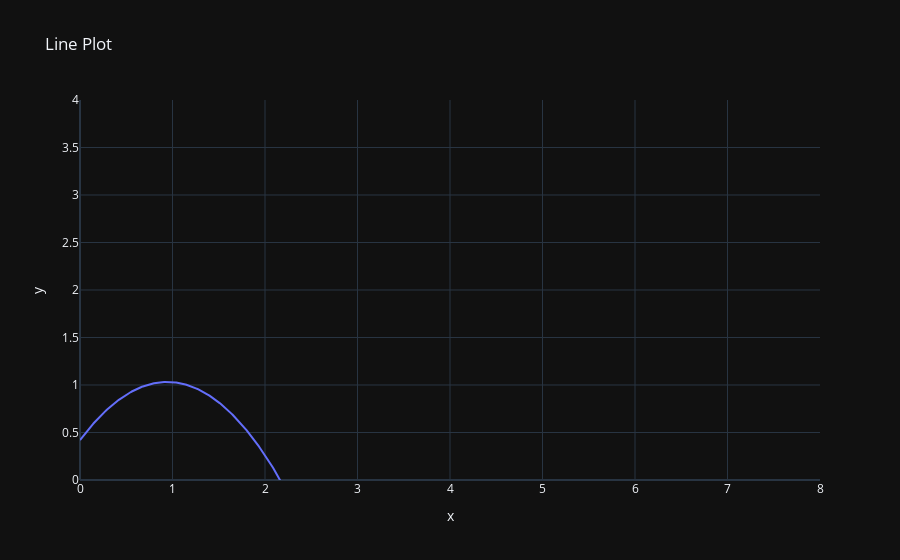

Notebook code cell kept with this figure:
### Code cell
import numpy as np
import plotly.express as px


# Change this code into the correct Line Plot

x = np.arange(0, 2.5, 0.01)
y = -0.69*x**2 + 1.3*x + 0.42


fig = px.line(x=x, y=y, title="Line Plot")
fig.update_layout(xaxis_range=[0,8], yaxis_range=[0,4])
fig.show()

### Figure 1 — Plotly figure (JSON) as saved in the notebook; plotly's stock layout.template omitted (floating-point values rounded to 4 significant figures; data arrays with more than 128 entries replaced by an {"elided": "..."} marker saying what was removed)
{"data": [{"hovertemplate": "x=%{x}<br>y=%{y}<extra></extra>", "legendgroup": "", "line": {"color": "#636efa", "dash": "solid"}, "marker": {"symbol": "circle"}, "mode": "lines", "name": "", "orientation": "v", "showlegend": false, "x": {"elided": "250 float values"}, "xaxis": "x", "y": {"elided": "250 float values"}, "yaxis": "y", "type": "scatter"}], "layout": {"xaxis": {"anchor": "y", "domain": [0.0, 1.0], "title": {"text": "x"}, "range": [0, 8]}, "yaxis": {"anchor": "x", "domain": [0.0, 1.0], "title": {"text": "y"}, "range": [0, 4]}, "legend": {"tracegroupgap": 0}, "title": {"text": "Line Plot"}}}
